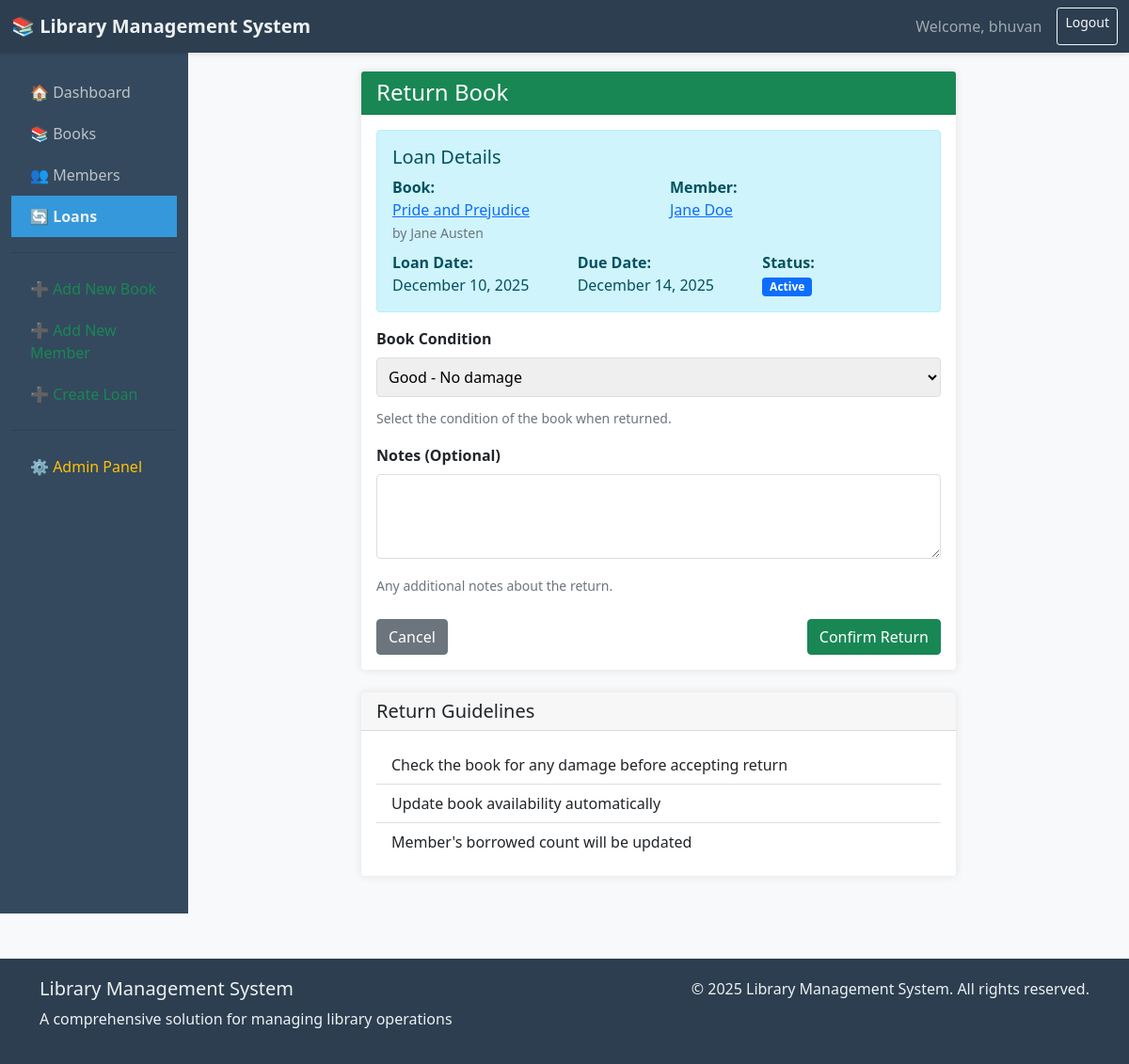
The page /library/loans/2/return/ (signed in) on the database its author committed.
### library/models.py (models this page shows, shortened)
class Loan(models.Model):
    STATUS_CHOICES = [
        ('ACT', 'Active'),
        ('RET', 'Returned'),
        ('OVE', 'Overdue'),
        ('CAN', 'Cancelled'),
    ]
    book = models.ForeignKey(Book, on_delete=models.CASCADE, related_name='loans')
    member = models.ForeignKey(Member, on_delete=models.CASCADE, related_name='loans')
    loan_date = models.DateField(auto_now_add=True)
    due_date = models.DateField()
    return_date = models.DateField(blank=True, null=True)
    status = models.CharField(max_length=3, choices=STATUS_CHOICES, default='ACT')
    fine_amount = models.DecimalField(max_digits=6, decimal_places=2, default=0.00)
    fine_paid = models.BooleanField(default=False)
    notes = models.TextField(blank=True)
    class Meta:
        ordering = ['-loan_date']
        verbose_name = 'Loan'
        verbose_name_plural = 'Loans'
        unique_together = ['book', 'member', 'loan_date']

class Book(models.Model):
    GENRE_CHOICES = [
        ('FIC', 'Fiction'),
        ('NON', 'Non-Fiction'),
        ('SCI', 'Science'),
        ('HIS', 'History'),
        ('BIO', 'Biography'),
        ('FAN', 'Fantasy'),
        ('MYS', 'Mystery'),
        ('ROM', 'Romance'),
        ('TEC', 'Technology'),
        ('ART', 'Art'),
    ]
    title = models.CharField(max_length=200)
    author = models.CharField(max_length=100)
    isbn = models.CharField('ISBN', max_length=13, unique=True,
                          help_text='13-character ISBN number')
    genre = models.CharField(max_length=3, choices=GENRE_CHOICES, default='FIC')
    published_date = models.DateField()
    publisher = models.CharField(max_length=100)
    description = models.TextField(blank=True)
    quantity = models.PositiveIntegerField(default=1, validators=[MinValueValidator(0)])
    available_copies = models.PositiveIntegerField(default=1, validators=[MinValueValidator(0)])
    created_at = models.DateTimeField(auto_now_add=True)
    updated_at = models.DateTimeField(auto_now=True)
    class Meta:
        ordering = ['title']
        verbose_name = 'Book'
        verbose_name_plural = 'Books'

class Member(models.Model):
    MEMBERSHIP_CHOICES = [
        ('REG', 'Regular'),
        ('PRE', 'Premium'),
        ('STU', 'Student'),
        ('SEN', 'Senior'),
    ]
    user = models.OneToOneField(User, on_delete=models.CASCADE, null=True, blank=True)
    first_name = models.CharField(max_length=50)
    last_name = models.CharField(max_length=50)
    email = models.EmailField(unique=True)
    phone = models.CharField(max_length=15, blank=True)
    address = models.TextField(blank=True)
    membership_type = models.CharField(max_length=3, choices=MEMBERSHIP_CHOICES, default='REG')
    membership_start_date = models.DateField(auto_now_add=True)
    membership_end_date = models.DateField(blank=True, null=True)
    max_books_allowed = models.PositiveIntegerField(default=5, validators=[MinValueValidator(1), MaxValueValidator(20)])
    current_books_borrowed = models.PositiveIntegerField(default=0, validators=[MinValueValidator(0)])
    is_active = models.BooleanField(default=True)
    class Meta:
        ordering = ['last_name', 'first_name']
        verbose_name = 'Member'
        verbose_name_plural = 'Members'
    @property
    def full_name(self):
        return f"{self.first_name} {self.last_name}"

### library/views.py (the view)
# urls.py: path('loans/<int:pk>/return/', views.loan_return, name='loan_return'),
@login_required
def loan_return(request, pk):
    loan = get_object_or_404(Loan, pk=pk)
    if request.method == 'POST':
        form = ReturnForm(request.POST, loan=loan)
        if form.is_valid():
            loan.return_date = timezone.now().date()
            loan.status = 'RET'
            loan.notes = form.cleaned_data.get('return_notes', '')
            if loan.status == 'OVE' and request.POST.get('mark_fine_paid'):
                loan.fine_paid = True
            loan.save()
            loan.book.available_copies += 1
            loan.book.save()
            if loan.member.current_books_borrowed > 0:
                loan.member.current_books_borrowed -= 1
                loan.member.save()
            messages.success(request, f'Book "{loan.book.title}" returned successfully!')
            return redirect('loan_list')
    else:
        form = ReturnForm(loan=loan)
    context = {
        'form': form,
        'loan': loan,
    }
    return render(request, 'loans/loan_return.html', context)

### library/forms.py
class ReturnForm(forms.Form):
    return_notes = forms.CharField(
        widget=forms.Textarea(attrs={'rows': 3}),
        required=False,
        help_text='Any notes about the return condition'
    )
    condition_choices = [
        ('GOOD', 'Good - No damage'),
        ('MINOR', 'Minor wear'),
        ('DAMAGED', 'Damaged - Needs repair'),
        ('LOST', 'Lost - Cannot be returned'),
    ]
    return_condition = forms.ChoiceField(
        choices=condition_choices,
        initial='GOOD',
        required=True,
        help_text='Condition of the book when returned'
    )
    def __init__(self, *args, **kwargs):
        self.loan = kwargs.pop('loan', None)
        super().__init__(*args, **kwargs)

### templates/loans/loan_return.html (shortened to what this page needs)
{% extends 'base.html' %}
{% block content %}
<div class="row justify-content-center">
    <div class="col-md-8">
        <div class="card">
            <div class="card-header bg-success text-white">
                <h4 class="mb-0">Return Book</h4>
            </div>
            <div class="card-body">
                <div class="alert alert-info">
                    <h5>Loan Details</h5>
                    <div class="row">
                        <div class="col-md-6">
                            <strong>Book:</strong><br>
                            <a href="{% url 'book_detail' loan.book.pk %}">
                                {{ loan.book.title }}
                            </a>
                            <br>
                            <small class="text-muted">by {{ loan.book.author }}</small>
                        </div>
                        <div class="col-md-6">
                            <strong>Member:</strong><br>
                            <a href="{% url 'member_detail' loan.member.pk %}">
                                {{ loan.member.full_name }}
                            </a>
                        </div>
                    </div>
                    <div class="row mt-2">
                        <div class="col-md-4">
                            <strong>Loan Date:</strong><br>
                            {{ loan.loan_date|date:"F d, Y" }}
                        </div>
                        <div class="col-md-4">
                            <strong>Due Date:</strong><br>
                            {{ loan.due_date|date:"F d, Y" }}
                        </div>
                        <div class="col-md-4">
                            <strong>Status:</strong><br>
                            <span class="badge {% if loan.status == 'ACT' %}bg-primary{% elif loan.status == 'OVE' %}bg-warning{% endif %}">
                                {{ loan.get_status_display }}
                            </span>
                        </div>
                    </div>
                </div>
                <form method="post">
                    <div class="mb-3">
                        <label for="{{ form.return_condition.id_for_label }}" class="form-label">
                            Book Condition
                        </label>
                        {{ form.return_condition }}
                        <small class="text-muted">
                            Select the condition of the book when returned.
                        </small>
                    </div>
                    <div class="mb-3">
                        <label for="{{ form.return_notes.id_for_label }}" class="form-label">
                            Notes (Optional)
                        </label>
                        {{ form.return_notes }}
                        <small class="text-muted">
                            Any additional notes about the return.
                        </small>
                    </div>
                    <div class="d-flex justify-content-between mt-4">
                        <a href="{% url 'loan_list' %}" class="btn btn-secondary">Cancel</a>
                        <button type="submit" class="btn btn-success">
                             Confirm Return
                        </button>
                    </div>
                </form>
            </div>
        </div>
        <div class="card mt-4">
            <div class="card-header">
                <h5 class="mb-0">Return Guidelines</h5>
            </div>
            <div class="card-body">
                <ul class="list-group list-group-flush">
                    <li class="list-group-item">
                        Check the book for any damage before accepting return
                    </li>
                    <li class="list-group-item">
                        Update book availability automatically
                    </li>
                    <li class="list-group-item">
                        Member's borrowed count will be updated
                    </li>
                </ul>
            </div>
        </div>
    </div>
</div>
{% endblock %}

### templates/base.html (shortened to what this page needs)
<!DOCTYPE html>
<html lang="en">
<head>
    <link href="https://cdn.jsdelivr.net/npm/bootstrap@5.1.3/dist/css/bootstrap.min.css" rel="stylesheet">
</head>
<body>
    <nav class="navbar navbar-expand-lg navbar-dark">
        <div class="container-fluid">
            <a class="navbar-brand" href="{% url 'home' %}">
                📚 Library Management System
            </a>
            {% if user.is_authenticated %}
            <div class="navbar-nav ms-auto">
                <span class="navbar-text me-3">
                    Welcome, {{ user.username }}
                </span>
                <a href="{% url 'logout' %}" class="btn btn-outline-light btn-sm">Logout</a>
            </div>
            {% endif %}
        </div>
    </nav>
    <div class="container-fluid">
        <div class="row">
            <div class="col-md-2 sidebar d-none d-md-block">
                <a href="{% url 'home' %}" class="{% if request.resolver_match.url_name == 'home' %}active{% endif %}">
                    🏠 Dashboard
                </a>
                <a href="{% url 'book_list' %}" class="{% if 'book' in request.resolver_match.url_name %}active{% endif %}">
                    📚 Books
                </a>
                <a href="{% url 'member_list' %}" class="{% if 'member' in request.resolver_match.url_name %}active{% endif %}">
                    👥 Members
                </a>
                <a href="{% url 'loan_list' %}" class="{% if 'loan' in request.resolver_match.url_name %}active{% endif %}">
                    🔄 Loans
                </a>
                {% if user.is_authenticated %}
                <hr>
                <a href="{% url 'book_create' %}" class="text-success">
                    ➕ Add New Book
                </a>
                <a href="{% url 'member_create' %}" class="text-success">
                    ➕ Add New Member
                </a>
                <a href="{% url 'loan_create' %}" class="text-success">
                    ➕ Create Loan
                </a>
                <hr>
                <a href="/admin/" class="text-warning" target="_blank">
                    ⚙️ Admin Panel
                </a>
                {% endif %}
            </div>
            <div class="col-md-10 content">
                {% block content %}
                {% endblock %}
            </div>
        </div>
    </div>
    <footer class="mt-5">
        <div class="container">
            <div class="row">
                <div class="col-md-6">
                    <h5>Library Management System</h5>
                    <p>A comprehensive solution for managing library operations</p>
                </div>
                <div class="col-md-6 text-end">
                    <p>&copy; {% now "Y" %} Library Management System. All rights reserved.</p>
                </div>
            </div>
        </div>
    </footer>
</body>
</html>

### templates/base.html (style rules this page uses)
body { background-color: #f8f9fa; font-family: 'Segoe UI', Tahoma, Geneva, Verdana, sans-serif; }
.navbar { background-color: #2c3e50; box-shadow: 0 2px 4px rgba(0,0,0,.1); }
.navbar-brand { font-weight: bold; color: #ecf0f1 !important; }
.sidebar { background-color: #34495e; min-height: calc(100vh - 56px); padding-top: 20px; }
.sidebar a { color: #bdc3c7; padding: 10px 20px; display: block; text-decoration: none; transition: all 0.3s; }
.sidebar .active { color: #ecf0f1; background-color: #3498db; font-weight: bold; }
.content { padding: 20px; }
.card { border: none; box-shadow: 0 0 10px rgba(0,0,0,.1); margin-bottom: 20px; transition: transform 0.3s; }
footer { background-color: #2c3e50; color: #ecf0f1; padding: 20px 0; margin-top: 40px; }

### templates/loans/loan_return.html (style rules this page uses)
form select, form textarea { width: 100%; padding: 8px; margin-bottom: 10px; border: 1px solid #ddd; border-radius: 4px; }
form label { font-weight: bold; margin-bottom: 5px; display: block; }

### rows shown on the page
Loan: book "Pride and Prejudice", book.author "Jane Austen", member.full_name "Jane Doe", loan_date "December 10, 2025", due_date "December 14, 2025", status "Active"

### other values the page prints
{{ user.username }} "bhuvan"
